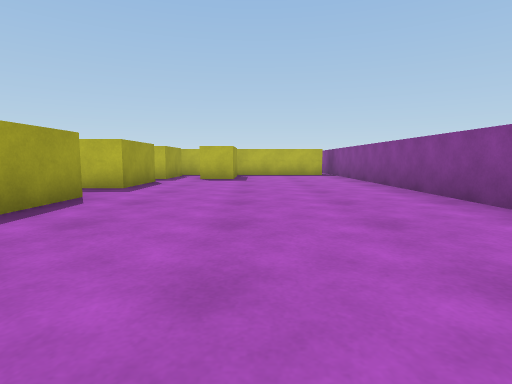
View 1 (above)

18 first-person views from a walk through a 3-D level made in the Unity game engine. The camera is 0.58 m above the floor, tilts 6° down and sees 80° across. The floor is counted in squares, 1 m on a side. Each view is taken from the middle of a square. On the plan, view 1 faces up. The plan holds only what a view shows up to about 9 squares ahead; the rest is blank. The player character is not drawn.

View 2
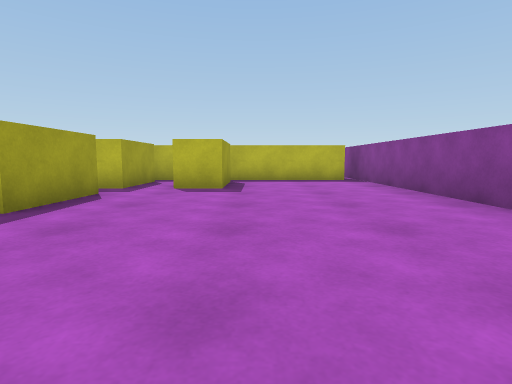

View 3
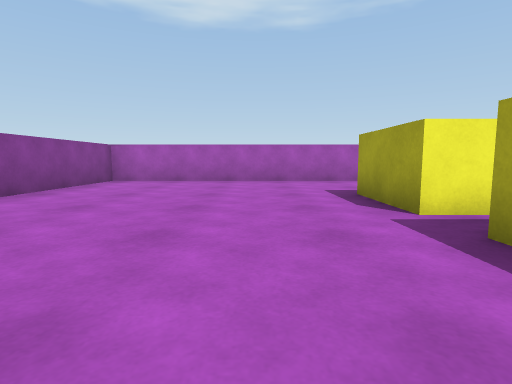

View 4
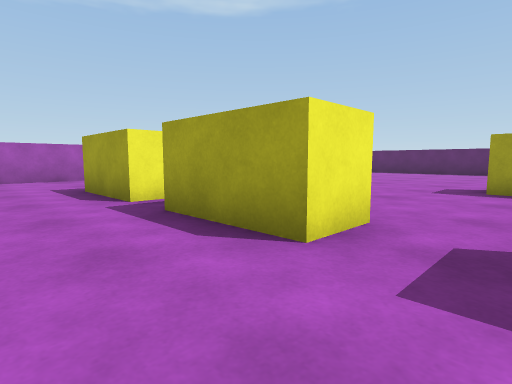

View 5
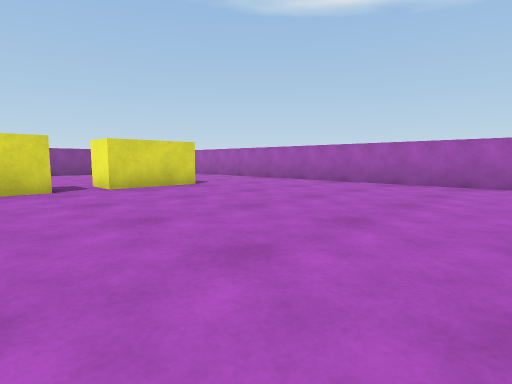

View 6
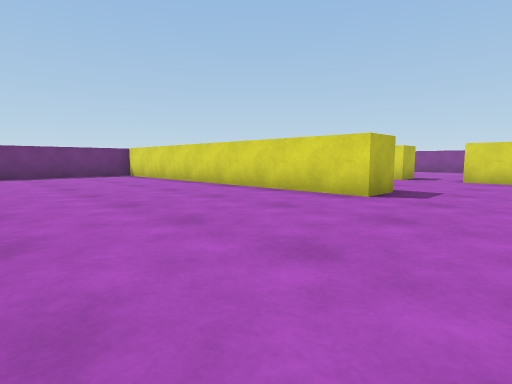

View 7
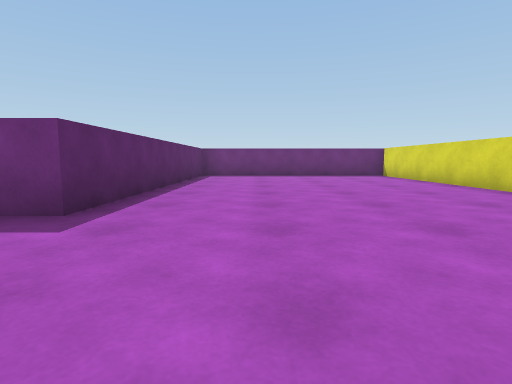

View 8
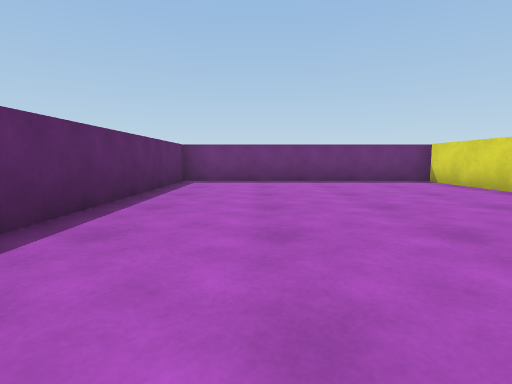

View 9
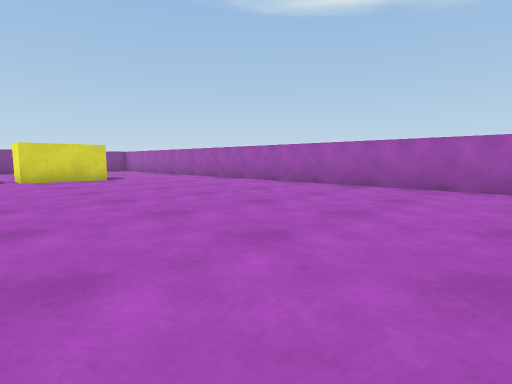

View 10
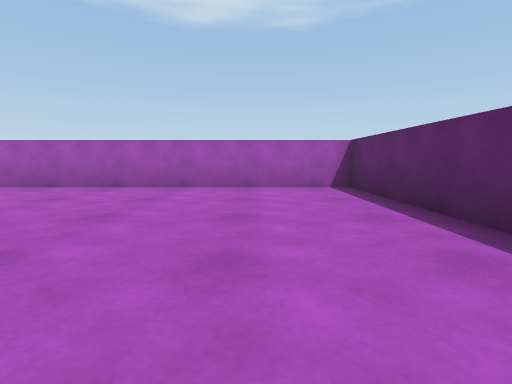

View 11
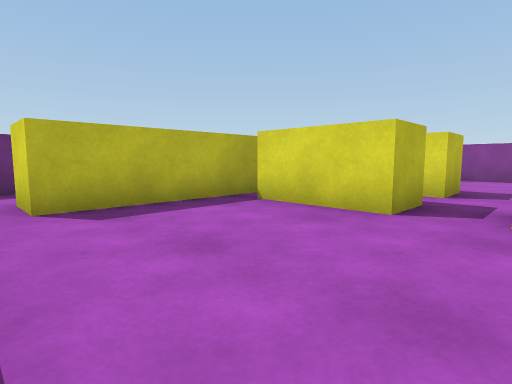

View 12
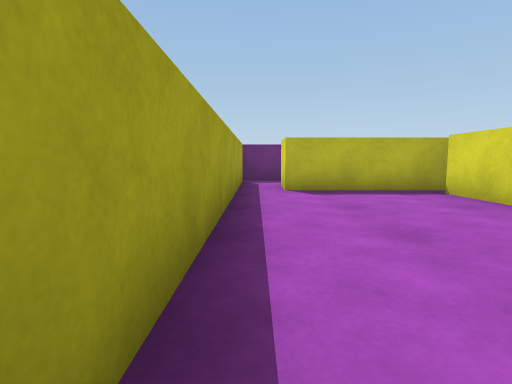

View 13
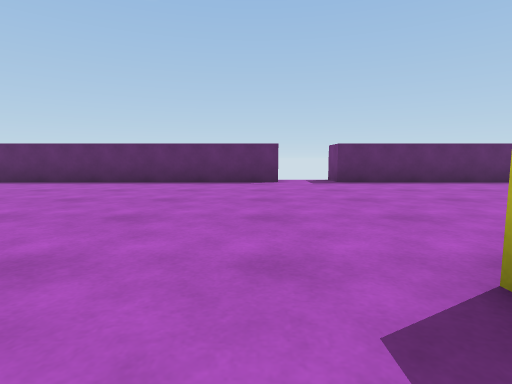

View 14
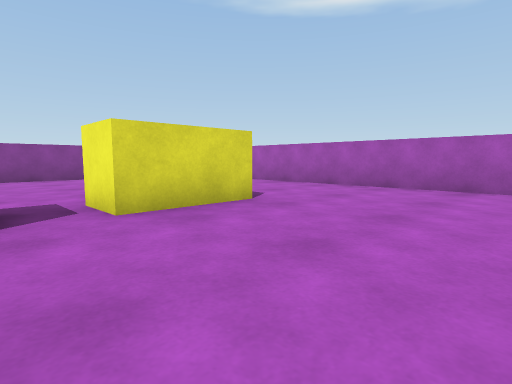

View 15
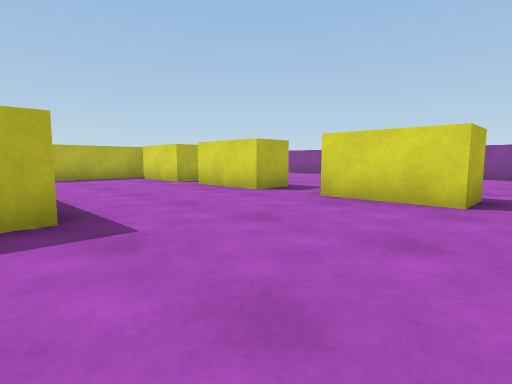

View 16
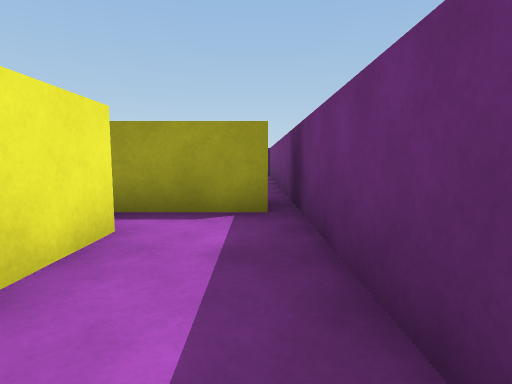

View 17
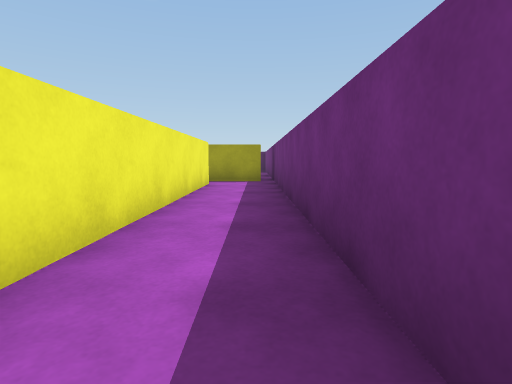

View 18
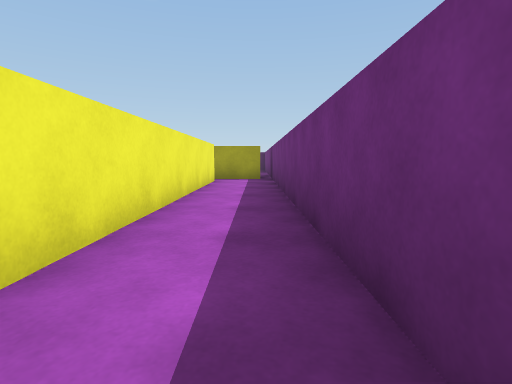

### Floor plan
Ten units are one square. View 1 is at (0, 0); x grows to the right and y downward. Boxes are objects, and circles mark ways between rooms. Rooms are numbered by the first view taken in them; rooms with no view inside come last. Other rooms are left out.
<svg viewBox="-165 -150 200 190">
<path fill="none" stroke="#000" d="M-24 -118 -64 -118 -64 -129M-150 -46 -150 35 30 35 30 -121M-74 -142 -74 -51 -84 -51 -84 -142M-80 -145 -150 -145 -150 -61 -160 -61M26 -118 -8 -118M-64 -129 8 -129M15 -145 -80 -145"/>
<rect x="-35" y="-25" width="10" height="30" fill="#bbb"><title>yellow block</title></rect>
<rect x="-35" y="-55" width="10" height="30" fill="#bbb"><title>yellow block</title></rect>
<rect x="-35" y="-85" width="10" height="20" fill="#bbb"><title>yellow block</title></rect>
<rect x="-35" y="-115" width="10" height="30" fill="#bbb"><title>yellow block</title></rect>
<rect x="-15" y="-115" width="10" height="30" fill="#bbb"><title>yellow block</title></rect>
<circle cx="-70" cy="-125" r="3" fill="#2a7"/>
<text x="-60" y="-50">1</text>
<text x="-30" y="-140">2</text>
</svg>
Room 1 opens to room 2.

Where each view was taken, in squares from view 1:
view 1: 0 up, 0 right, facing up
view 2: 3 up, 0 right, facing up
view 3: 5 up, 1 left, facing down
view 4: 6 up, 1 left, facing down-left
view 5: 4 up, 10 left, facing down-right
view 6: 3 up, 13 left, facing up-right
view 7: 3 up, 13 left, facing up
view 8: 6 up, 13 left, facing up
view 9: 3 up, 13 left, facing down-right
view 10: 3 up, 13 left, facing down
view 11: 8 up, 7 left, facing up-right
view 12: 6 up, 7 left, facing up
view 13: 4 up, 7 left, facing left
view 14: 3 up, 7 left, facing down-right
view 15: 2 up, 8 left, facing up-right
view 16: 14 up, 4 left, facing left
view 17: 14 up, 1 right, facing left
view 18: 14 up, 2 right, facing left
